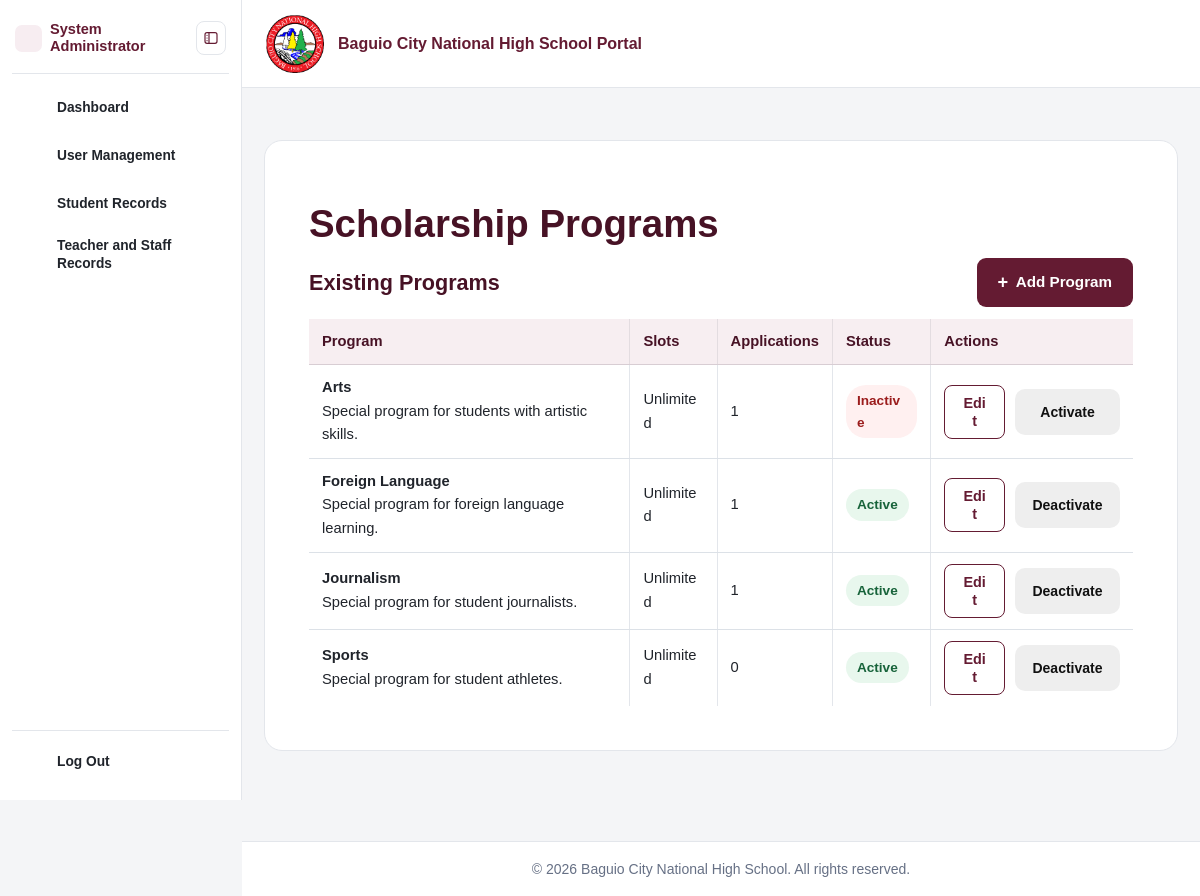
Page /scholarship_coordinator/scholarship_programs.php (signed in) on the earlier database version.
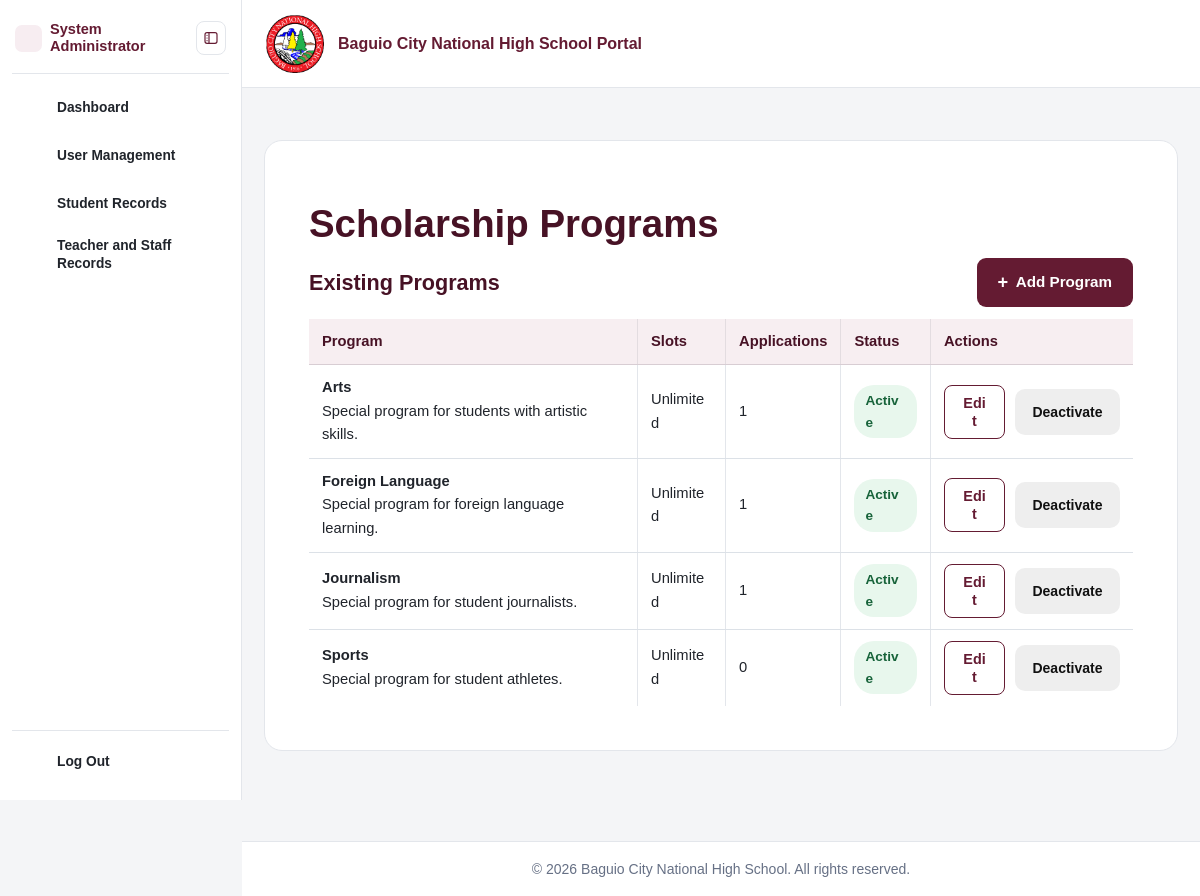
Same page on the later database version.
### tables this page shows
CREATE TABLE `special_programs` (
  `program_id` int(10) UNSIGNED NOT NULL,
  `program_name` varchar(100) NOT NULL,
  `description` text DEFAULT NULL,
  `available_slots` int(10) UNSIGNED DEFAULT NULL,
  `status` enum('Active','Inactive') NOT NULL DEFAULT 'Active'
);

### includes/functions.php (called while the page is built, shortened)
<?php
function e(?string $value): string
{
    return htmlspecialchars($value ?? '', ENT_QUOTES, 'UTF-8');
}

### scholarship_coordinator/scholarship_programs.php (the view, shortened to what this page needs)
<?php
require_once __DIR__ . '/../includes/bootstrap.php';
$sql = 'SELECT sp.*,
        (SELECT COUNT(*)
         FROM scholarship_applications sa
         WHERE sa.program_id = sp.program_id) AS application_count
        FROM special_programs sp
        ORDER BY sp.program_name';
$programs = $pdo->query($sql)->fetchAll();
require_once __DIR__ . '/../includes/header.php';
?>
<section class="form-card form-card-wide scholarship-program-card">
    <h1>Scholarship Programs</h1>
    <div class="portal-list-toolbar">
        <h2>Existing Programs</h2>
        <a
            href="<?= BASE_URL ?>/scholarship_coordinator/add_scholarship_program.php"
            class="button button-primary portal-add-action"
        >
            <span class="portal-add-icon" aria-hidden="true">+</span> Add Program
        </a>
    </div>
    <div class="table-responsive scholarship-program-table-wrap">
        <table class="scholarship-program-table">
            <thead>
                <tr>
                    <th>Program</th>
                    <th>Slots</th>
                    <th>Applications</th>
                    <th>Status</th>
                    <th>Actions</th>
                </tr>
            </thead>
            <tbody>
                <?php if ($programs): ?>
                    <?php foreach ($programs as $program): ?>
                        <tr>
                            <td>
                                <strong><?= e($program['program_name']) ?></strong>
                                <br>
                                <?= e($program['description'] ?? '') ?>
                            </td>
                            <td>
                                <?= $program['available_slots'] === null
                                    ? 'Unlimited'
                                    : (int) $program['available_slots'] ?>
                            </td>
                            <td><?= (int) $program['application_count'] ?></td>
                            <td>
                                <span class="program-status <?= $program['status'] === 'Active'
                                    ? 'program-status-active'
                                    : 'program-status-inactive' ?>">
                                    <?= e($program['status']) ?>
                                </span>
                            </td>
                            <td>
                                <div class="scholarship-program-actions">
                                    <a
                                        class="button button-outline portal-record-action"
                                        href="<?= BASE_URL ?>/scholarship_coordinator/edit_scholarship_program.php?id=<?= (int) $program['program_id'] ?>"
                                    >
                                        Edit
                                    </a>
                                    <form method="post" class="scholarship-toggle-form">
                                        <button
                                            type="submit"
                                            class="button button-secondary scholarship-toggle-button"
                                        >
                                            <?= $program['status'] === 'Active'
                                                ? 'Deactivate'
                                                : 'Activate' ?>
                                        </button>
                                    </form>
                                </div>
                            </td>
                        </tr>
                    <?php endforeach; ?>
                <?php else: ?>
                    <tr>
                        <td colspan="5">No scholarship programs found.</td>
                    </tr>
                <?php endif; ?>
            </tbody>
        </table>
    </div>
</section>
<?php require_once __DIR__ . '/../includes/footer.php'; ?>

Differences in the rows shown:
changed special_programs "Arts": status "Inactive" → "Active"; status "Activate" → "Deactivate"
